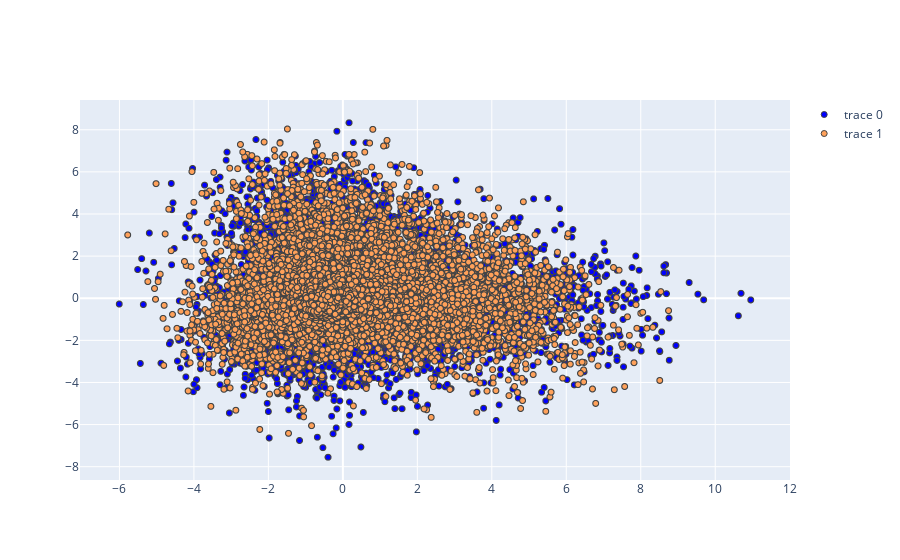

Source (notebook cell):
### Markdown cell above
Visualising positive words as Blue dots and negative words as Orange dots

### Code cell
#Visualising with Plotly
import plotly.graph_objects as go
N = 1000000
# tokenized_tweet = list(model_w2v.wv.key_to_index)
fig1 = go.Figure(data=go.Scattergl(
   x = pca_df_pos['x'],
   y = pca_df_pos['y'],
   mode='markers',
   marker=dict(
       color='blue',
       colorscale='Viridis',
       line_width=1
   ),
   textposition="bottom center"
))

fig2 = go.Figure(data=go.Scattergl(
   x = pca_df_neg['x'],
   y = pca_df_neg['y'],
   mode='markers',
   marker=dict(
       color= '#FFA15A',
       colorscale='Viridis',
       line_width=1
   ),
   textposition="bottom center"
))
fig = go.Figure(data = fig1.data + fig2.data)

fig.show()

### Figure 1 — Plotly figure (JSON) as saved in the notebook; plotly's stock layout.template omitted (floating-point values rounded to 4 significant figures; data arrays with more than 128 entries replaced by an {"elided": "..."} marker saying what was removed)
{"data": [{"marker": {"color": "blue", "colorscale": [[0, "#440154"], [0.1111, "#482878"], [0.2222, "#3e4989"], [0.3333, "#31688e"], [0.4444, "#26828e"], [0.5556, "#1f9e89"], [0.6667, "#35b779"], [0.7778, "#6ece58"], [0.8889, "#b5de2b"], [1, "#fde725"]], "line": {"width": 1}}, "mode": "markers", "textposition": "bottom center", "type": "scattergl", "x": {"elided": "23643 float values"}, "y": {"elided": "23643 float values"}}, {"marker": {"color": "#FFA15A", "colorscale": [[0, "#440154"], [0.1111, "#482878"], [0.2222, "#3e4989"], [0.3333, "#31688e"], [0.4444, "#26828e"], [0.5556, "#1f9e89"], [0.6667, "#35b779"], [0.7778, "#6ece58"], [0.8889, "#b5de2b"], [1, "#fde725"]], "line": {"width": 1}}, "mode": "markers", "textposition": "bottom center", "type": "scattergl", "x": {"elided": "25017 float values"}, "y": {"elided": "25017 float values"}}], "layout": {}}
